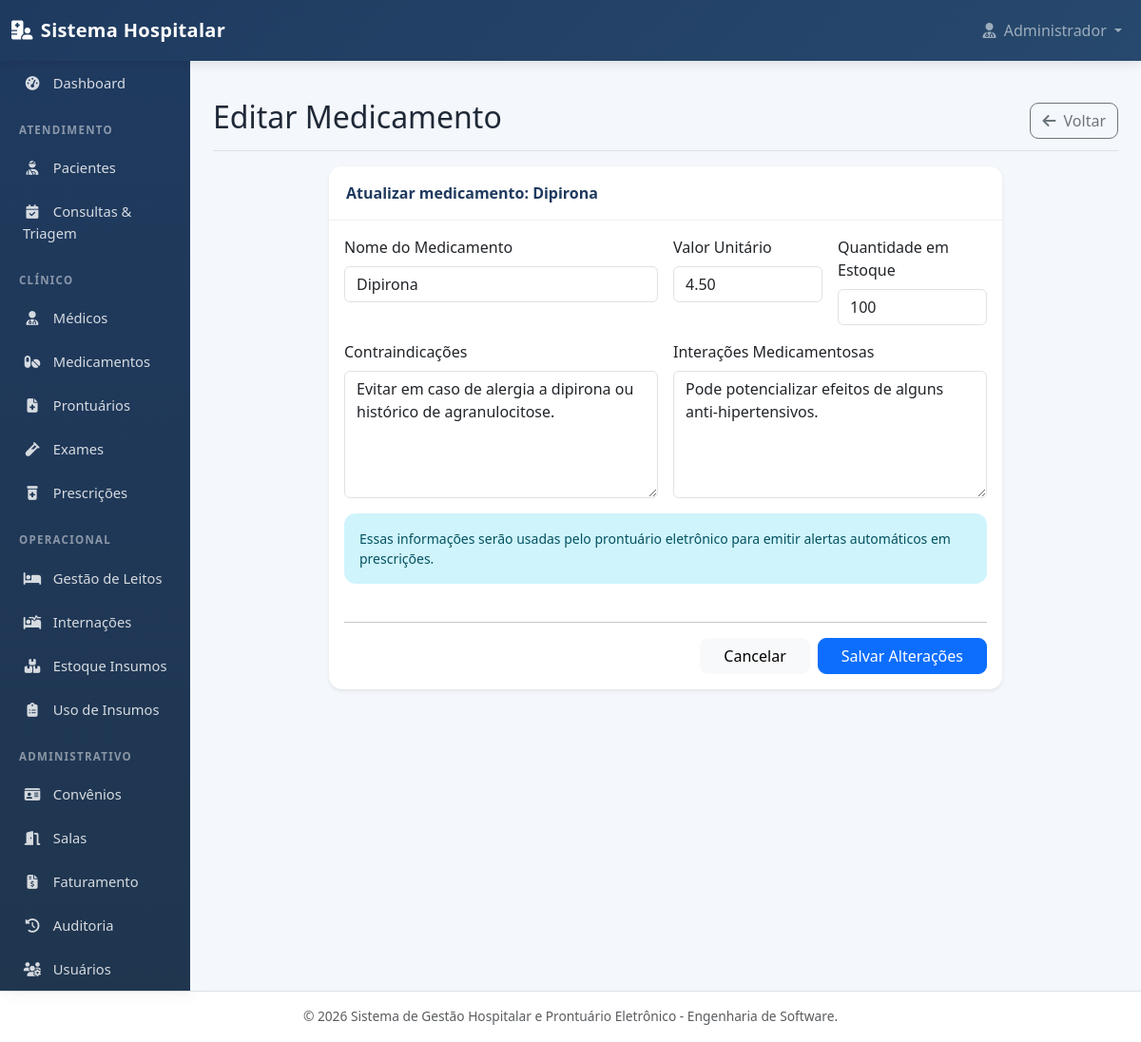
/medicamento_editar.php?id=2 (signed in), run on the app's committed database.
### tables this page shows
CREATE TABLE medicamentos (
    id_medicamento INT AUTO_INCREMENT PRIMARY KEY,
    nome_medicamento VARCHAR(120) NOT NULL,
    contraindicacoes TEXT NULL,
    interacoes_medicamentosas TEXT NULL,
    valor_unitario DECIMAL(10,2) NOT NULL DEFAULT 0.00,
    quantidade_estoque INT NOT NULL DEFAULT 0
);

### model/Medicamento.php (called while the page is built, shortened)
<?php
class Medicamento {
    private $conn;
    public function __construct($db = null) {
        $this->conn = $db;
    }
    private function executarDAO($metodo, $argumentos = []) {
        $daoPath = __DIR__ . '/../dao/MedicamentoDAO.php';
        $dao = new MedicamentoDAO($this->conn);
        return call_user_func_array([$dao, $metodo], $argumentos);
    }
    public function readOne(...$argumentos) {
        return $this->executarDAO('readOne', $argumentos);
    }
}
?>

### dao/MedicamentoDAO.php (called while the page is built, shortened)
<?php
class MedicamentoDAO {
    private $conn;
    private $table_name = "medicamentos";
    public function __construct($db) {
        $this->conn = $db;
    }
    public function readOne($id) {
        try {
            $query = "SELECT *
                    FROM " . $this->table_name . "
                    WHERE id_medicamento = :id_medicamento
                    LIMIT 1";
            $stmt = $this->conn->prepare($query);
            $stmt->bindValue(":id_medicamento", $id);
            $stmt->execute();
            return $stmt->fetch(PDO::FETCH_ASSOC);
        } catch (PDOException $e) {
            return null;
        }
    }
}
?>

### medicamento_editar.php (the view, shortened to what this page needs)
<?php
require_once __DIR__ . '/model/Medicamento.php';
require_once __DIR__ . '/views/header.php';
$id = $_GET['id'] ?? null;
try {
    if (method_exists('Database', 'getInstance')) {
        $database = Database::getInstance();
    } else {
        $database = new Database();
    }
    $db = $database->getConnection();
    $medicamentoModel = new Medicamento($db);
    $medicamento = $medicamentoModel->readOne($id);
} catch (Throwable $e) {
    $erroMedicamento = $e->getMessage();
    $medicamento = null;
}
?>
<div class="d-flex justify-content-between flex-wrap flex-md-nowrap align-items-center pt-3 pb-2 mb-3 border-bottom">
    <h1 class="h2">Editar Medicamento</h1>
    <a href="medicamentos.php" class="btn btn-outline-secondary">
        <i class="fas fa-arrow-left me-1"></i> Voltar
    </a>
</div>
<div class="row justify-content-center">
    <div class="col-lg-9">
        <div class="card shadow-sm border-0">
            <div class="card-header bg-white">
                Atualizar medicamento:
                <strong><?php echo htmlspecialchars($medicamento['nome_medicamento'] ?? ''); ?></strong>
            </div>
            <div class="card-body">
                <form action="processar_medicamento.php" method="POST">
                    <div class="row g-3">
                        <div class="col-md-6">
                            <label class="form-label">Nome do Medicamento</label>
                            <input
                                type="text"
                                name="nome_medicamento"
                                class="form-control"
                                value="<?php echo htmlspecialchars($medicamento['nome_medicamento'] ?? ''); ?>"
                                required
                            >
                        </div>
                        <div class="col-md-3">
                            <label class="form-label">Valor Unitário</label>
                            <input
                                type="number"
                                step="0.01"
                                min="0"
                                name="valor_unitario"
                                class="form-control"
                                value="<?php echo htmlspecialchars($medicamento['valor_unitario'] ?? '0.00'); ?>"
                            >
                        </div>
                        <div class="col-md-3">
                            <label class="form-label">Quantidade em Estoque</label>
                            <input
                                type="number"
                                min="0"
                                name="quantidade_estoque"
                                class="form-control"
                                value="<?php echo htmlspecialchars($medicamento['quantidade_estoque'] ?? '0'); ?>"
                            >
                        </div>
                        <div class="col-md-6">
                            <label class="form-label">Contraindicações</label>
                            <textarea
                                name="contraindicacoes"
                                class="form-control"
                                rows="5"
                            ><?php echo htmlspecialchars($medicamento['contraindicacoes'] ?? ''); ?></textarea>
                        </div>
                        <div class="col-md-6">
                            <label class="form-label">Interações Medicamentosas</label>
                            <textarea
                                name="interacoes_medicamentosas"
                                class="form-control"
                                rows="5"
                            ><?php echo htmlspecialchars($medicamento['interacoes_medicamentosas'] ?? ''); ?></textarea>
                        </div>
                        <div class="col-12">
                            <div class="alert alert-info small mb-0">
                                Essas informações serão usadas pelo prontuário eletrônico para emitir alertas automáticos em prescrições.
                            </div>
                        </div>
                        <div class="col-12 mt-4">
                            <hr>
                            <div class="d-flex justify-content-end gap-2">
                                <a href="medicamentos.php" class="btn btn-light px-4">
                                    Cancelar
                                </a>
                                <button type="submit" class="btn btn-primary px-4">
                                    Salvar Alterações
                                </button>
                            </div>
                        </div>
                    </div>
                </form>
            </div>
        </div>
    </div>
</div>
<?php require_once __DIR__ . '/views/footer.php'; ?>

### views/header.php (style rules this page uses)
:root { --primary-color: #1f3a5f; --secondary-color: #27496d; --accent-color: #0d6efd; --bg-light: #f4f7fb; --text-dark: #1f2937; }
* { box-sizing: border-box; }
body { background-color: var(--bg-light); font-family: 'Segoe UI', Tahoma, Geneva, Verdana, sans-serif; color: var(--text-dark); }
h1, h2, h3, h4, h5 { color: #111827; font-weight: 700; }
.card { border: none; border-radius: 14px; box-shadow: 0 8px 22px rgba(15, 23, 42, 0.06); margin-bottom: 22px; overflow: hidden; }
.card-header { background-color: #ffffff; border-bottom: 1px solid rgba(0,0,0,0.06); font-weight: 700; color: var(--primary-color); padding: 16px 18px; }
.btn { border-radius: 9px; font-weight: 500; }
.alert { border-radius: 12px; border: none; }

### data on the page
medicamentos: nome_medicamento "Dipirona", valor_unitario "4.50", quantidade_estoque "100", contraindicacoes "Evitar em caso de alergia a dipirona ou histórico de agranulocitose.", interacoes_medicamentosas "Pode potencializar efeitos de alguns anti-hipertensivos."

### other printed values
$_SESSION['nome_usuario'] "Administrador"
